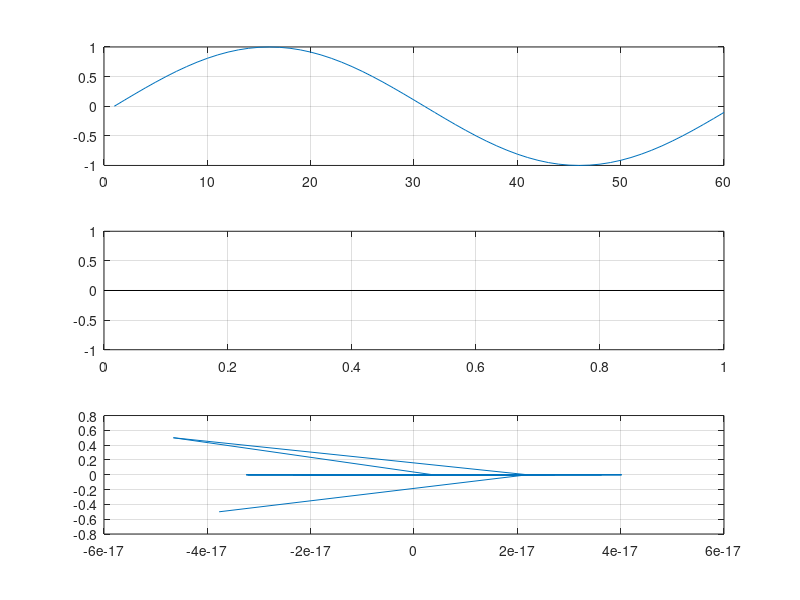

MATLAB code for this plot:
t=0:1/6000:((10/1000)-(1/6000)); 
xa=sin(2*pi*100*abs(t)); 
Ts=32; 
x=sin(2*pi*600*(Ts*t)); 
X=fft(xa,abs(x)); 
subplot(3,1,1) 
plot(xa); 
grid 
subplot(3,1,2); 
stem(X); 
grid 
Y=ifft(xa,X); 
subplot(3,1,3) 
plot(Y) 
grid